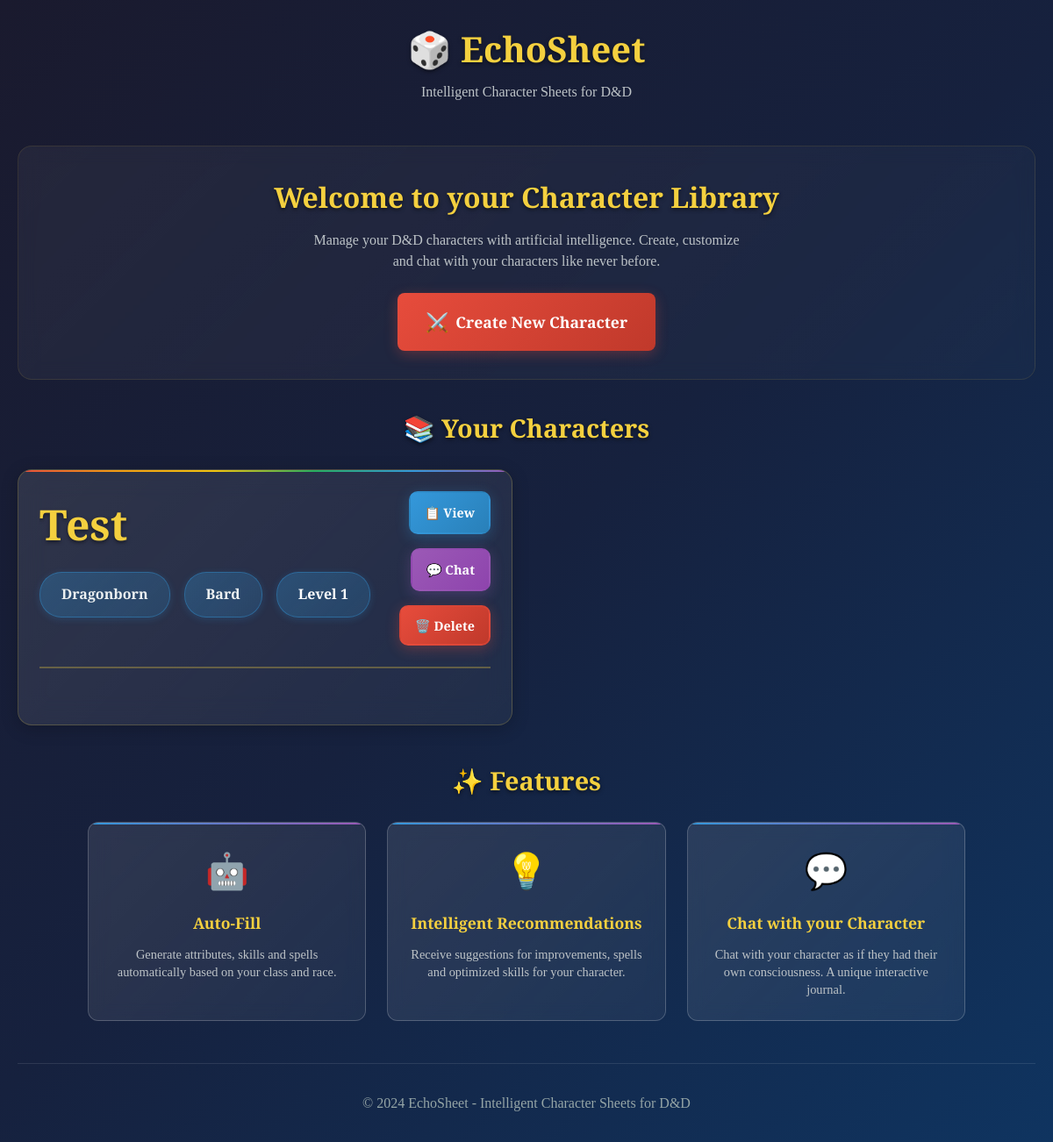
Before: / with the older database file.
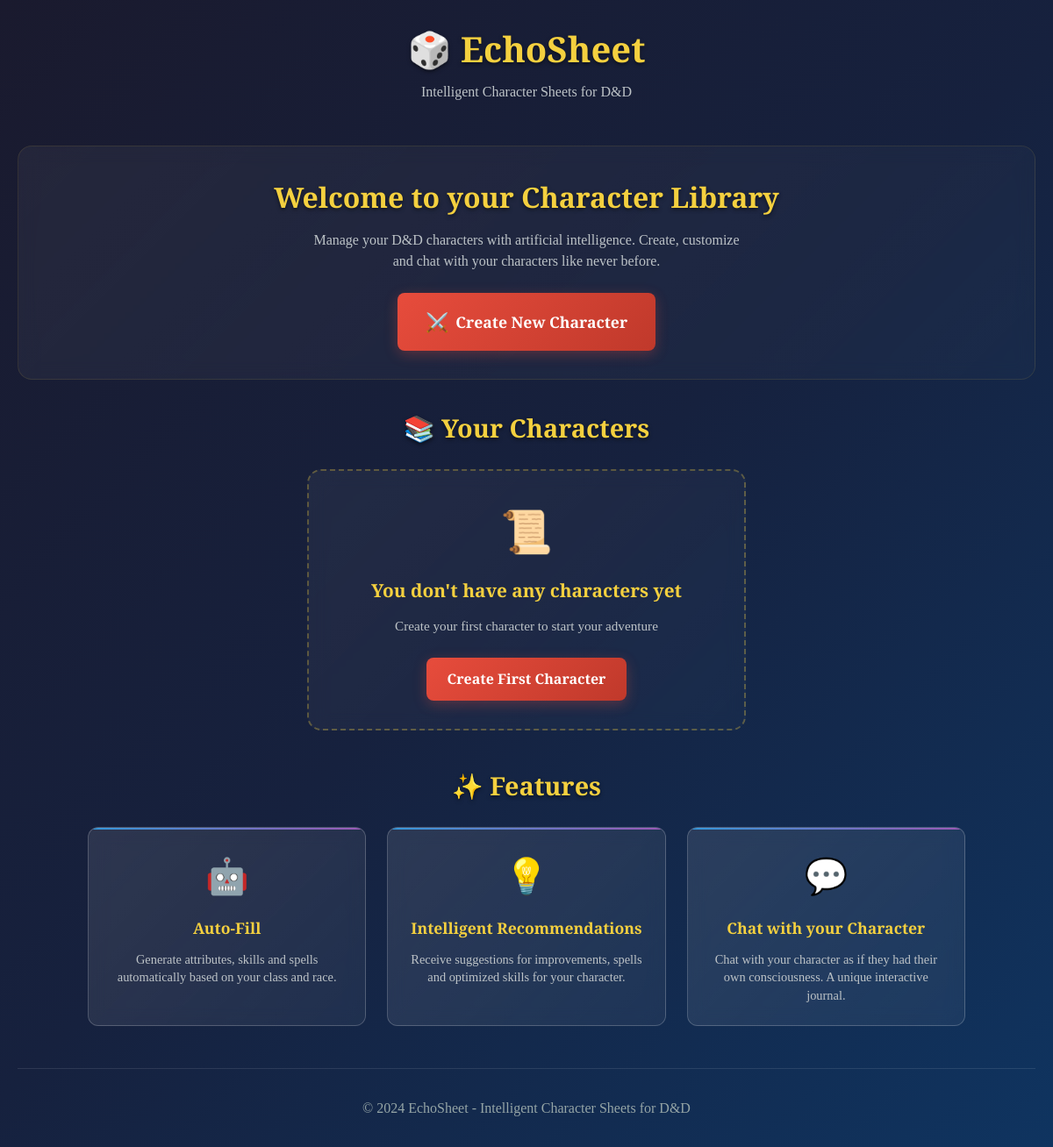
After: the same page with the newer database file.
### tables this page shows
CREATE TABLE characters (
            id INTEGER PRIMARY KEY AUTOINCREMENT,
            name TEXT NOT NULL,
            race TEXT NOT NULL,
            char_class TEXT NOT NULL,
            level INTEGER DEFAULT 1,
            background TEXT,
            attributes TEXT,
            skills TEXT,
            feats TEXT,
            spells TEXT,
            personality_traits TEXT,
            history_log TEXT,
            chat_history TEXT,
            created_at TIMESTAMP DEFAULT CURRENT_TIMESTAMP
        , cantrips TEXT, spells_known TEXT, background_story TEXT, short_term_goals TEXT, long_term_goals TEXT, personal_goals TEXT, personality_tags TEXT, flaws TEXT, currency TEXT, items TEXT, item_weights TEXT, alignment TEXT, experience_points TEXT, age TEXT, height TEXT, weight TEXT, eyes TEXT, skin TEXT, hair TEXT, hit_point_maximum TEXT, current_hit_points TEXT, temporary_hit_points TEXT, hit_dice TEXT, ideals TEXT, bonds TEXT);

### app.py (the view)
@app.route('/')
def index():
    conn = sqlite3.connect('db.sqlite')
    cursor = conn.cursor()
    cursor.execute('SELECT id, name, race, char_class, level FROM characters ORDER BY created_at DESC')
    characters = cursor.fetchall()
    conn.close()
    return render_template('index.html', characters=characters)

### templates/index.html (shortened to what this page needs)
<!DOCTYPE html>
<html lang="es">
<head>
    <link rel="stylesheet" href="{{ url_for('static', filename='styles.css') }}">
</head>
<body>
    <div class="container">
        <header class="main-header">
            <h1 class="title">🎲 EchoSheet</h1>
            <p class="subtitle">Intelligent Character Sheets for D&D</p>
        </header>
        <main class="main-content">
            <div class="hero-section">
                <div class="hero-content">
                    <h2>Welcome to your Character Library</h2>
                    <p>Manage your D&D characters with artificial intelligence. Create, customize and chat with your characters like never before.</p>
                    <a href="{{ url_for('create_character') }}" class="btn btn-primary btn-large">
                        <span class="btn-icon">⚔️</span>
                        Create New Character
                    </a>
                </div>
            </div>
            <section class="characters-section">
                <h3>📚 Your Characters</h3>
                {% if characters %}
                    <div class="characters-grid">
                        {% for char in characters %}
                        <div class="character-card">
                            <div class="character-header">
                                <div class="character-info">
                                    <h4 class="character-name">{{ char[1] }}</h4>
                                    <div class="character-basics">
                                        <span class="character-race">{{ char[2] }}</span>
                                        <span class="character-class">{{ char[3] }}</span>
                                        <span class="character-level">Level {{ char[4] }}</span>
                                    </div>
                                </div>
                                <div class="character-actions">
                                    <a href="{{ url_for('view_character', character_id=char[0]) }}" class="btn btn-secondary">
                                        📋 View
                                    </a>
                                    <a href="{{ url_for('chat_with_character', character_id=char[0]) }}" class="btn btn-accent">
                                        💬 Chat
                                    </a>
                                                                    <button class="btn btn-danger delete-character-btn"
                                        data-character-id="{{ char[0] }}"
                                        data-character-name="{{ char[1] }}">
                                    🗑️ Delete
                                </button>
                                </div>
                            </div>
                        </div>
                        {% endfor %}
                    </div>
                {% else %}
                    <div class="empty-state">
                        <div class="empty-icon">📜</div>
                        <h4>You don't have any characters yet</h4>
                        <p>Create your first character to start your adventure</p>
                        <a href="{{ url_for('create_character') }}" class="btn btn-primary">
                            Create First Character
                        </a>
                    </div>
                {% endif %}
            </section>
            <section class="features-section">
                <h3>✨ Features</h3>
                <div class="features-grid">
                    <div class="feature-card">
                        <div class="feature-icon">🤖</div>
                        <h4>Auto-Fill</h4>
                        <p>Generate attributes, skills and spells automatically based on your class and race.</p>
                    </div>
                    <div class="feature-card">
                        <div class="feature-icon">💡</div>
                        <h4>Intelligent Recommendations</h4>
                        <p>Receive suggestions for improvements, spells and optimized skills for your character.</p>
                    </div>
                    <div class="feature-card">
                        <div class="feature-icon">💬</div>
                        <h4>Chat with your Character</h4>
                        <p>Chat with your character as if they had their own consciousness. A unique interactive journal.</p>
                    </div>
                </div>
            </section>
        </main>
        <footer class="main-footer">
            <p>&copy; 2024 EchoSheet - Intelligent Character Sheets for D&D</p>
        </footer>
    </div>
</body>
</html>

Changed rows visible on the page:
removed characters: name "Test", race "Dragonborn", char_class "Bard", level "1"
Other visible differences:
text now shown: "📜 You don't have any characters yet Create your first character to start your adventure Create First Character"
